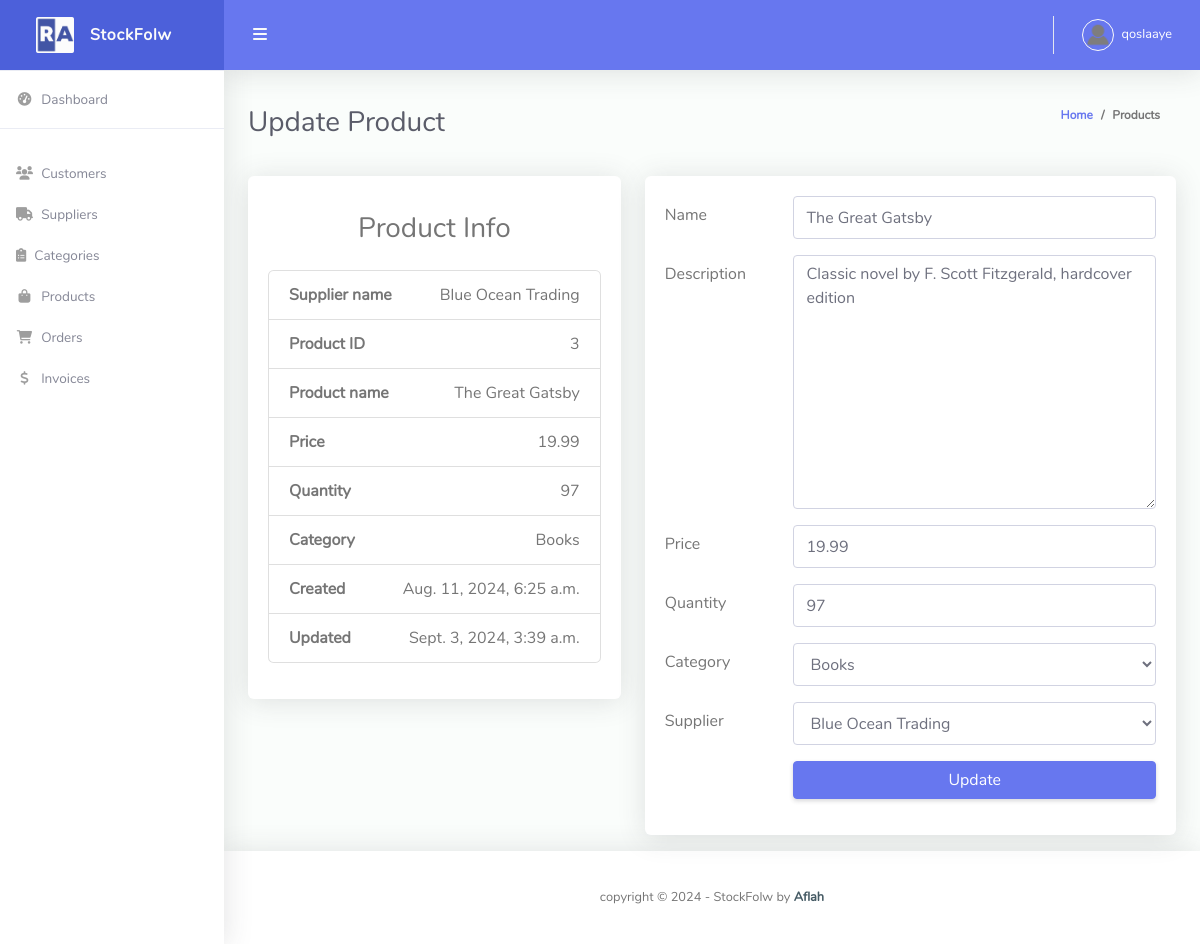
Before: /product/3/ (signed in) with the older database file.
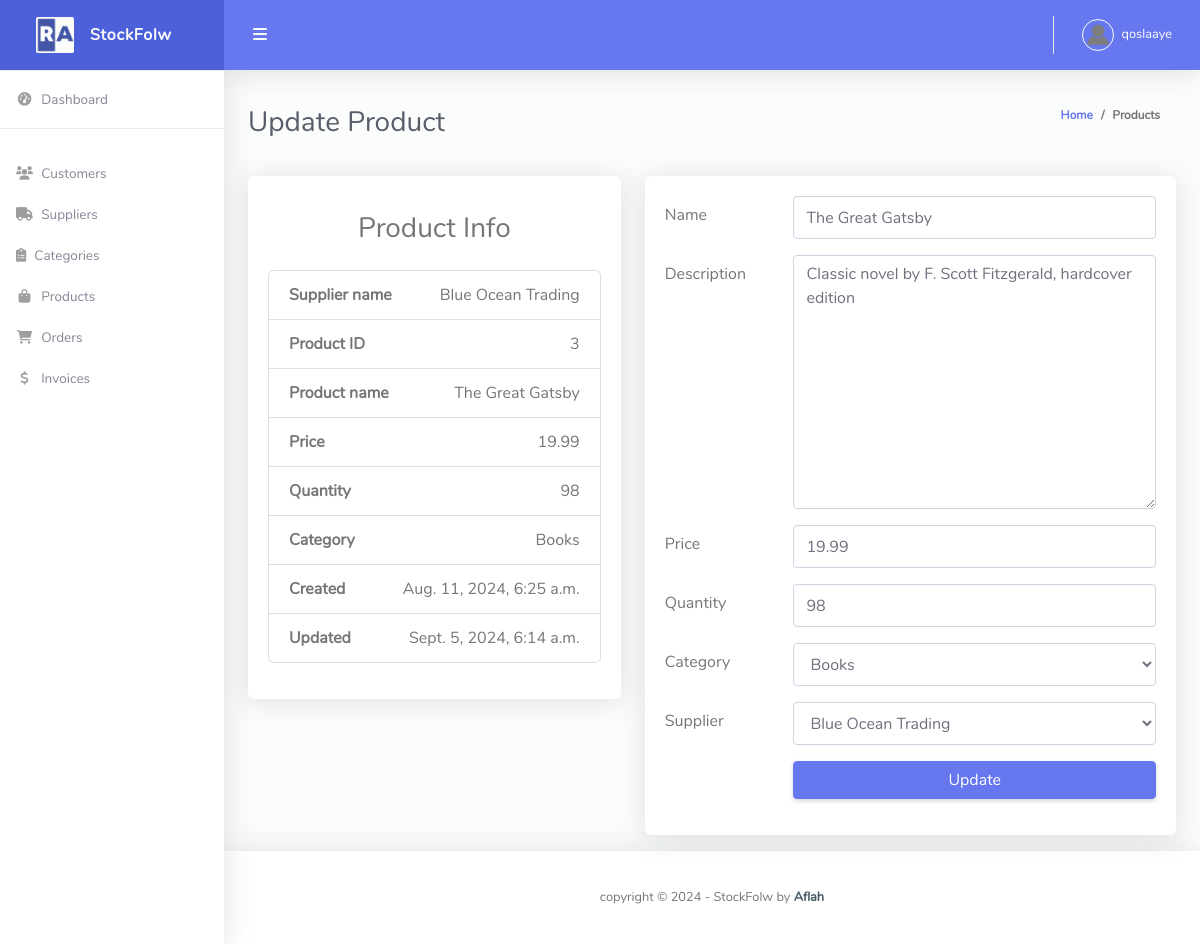
After: the same page with the newer database file.
### stockflow/models.py (models this page shows, shortened)
class Product(models.Model):
    name = models.CharField(max_length=200)
    description = models.TextField(blank=True, null=True)
    price = models.DecimalField(max_digits=10, decimal_places=2)
    quantity = models.PositiveIntegerField(default=0)
    category = models.ForeignKey(Category, on_delete=models.CASCADE)
    supplier = models.ForeignKey(Supplier, on_delete=models.CASCADE)
    created_at = models.DateTimeField(auto_now_add=True)
    updated_at = models.DateTimeField(auto_now=True)

class Supplier(models.Model):
    name = models.CharField(max_length=200)
    contact = models.CharField(max_length=200, blank=True, null=True)
    email = models.EmailField(unique=True)
    phone = models.CharField(
        max_length=30,
        blank=True,
        null=True,
        validators=[
            RegexValidator(
                regex='^[0-9+\-]+$',  # Allows digits, plus, and minus symbols
                message='Phone number must be numeric and can include +, - symbols',
                code='invalid_phone_number'
            ),
        ]
    )
    address = models.TextField(blank=True, null=True)
    created_at = models.DateTimeField(auto_now_add=True)
    updated_at = models.DateTimeField(auto_now=True)
    def __str__(self):
        return self.name

class Category(models.Model):
    name = models.CharField(max_length=200)
    description = models.TextField(blank=True, null=True)
    created_at = models.DateTimeField(auto_now_add=True)
    def __str__(self):
        return self.name
    class Meta:
        verbose_name_plural = "Categories"

### stockflow/views.py (the view, shortened to what this page needs)
# urls.py: path('product/<str:pk>/', views.updateProduct, name='update_product'),
@login_required(login_url='login')
def updateProduct(request, pk):
    try:
        product = Product.objects.get(id=pk)
    except Product.DoesNotExist:
        messages.error(request, 'Product does not exist.')
        return redirect('product')
    form = ProductForm(instance=product)
    context = {'form': form, 'product': product}
    return render(request, 'edit_product.html', context)

### stockflow/forms.py
class ProductForm(forms.ModelForm):
    class Meta:
        model = Product
        fields = ['name', 'description', 'price', 'quantity', 'category', 'supplier']
        widgets = {
            'name': forms.TextInput(attrs={'class': 'form-control', 'placeholder': 'Product Name', 'required': True}),
            'description': forms.Textarea(attrs={'class': 'form-control', 'placeholder': 'Description', 'required': True}),
            'price': forms.NumberInput(attrs={'class': 'form-control', 'placeholder': 'Price', 'required': True}),
            'quantity': forms.NumberInput(attrs={'class': 'form-control', 'placeholder': 'Quantity', 'required': True}),
            'category': forms.Select(attrs={'class': 'form-control', 'placeholder': 'Category', 'required': True}),
            'supplier': forms.Select(attrs={'class': 'form-control', 'placeholder': 'Supplier', 'required': True}),
        }

### templates/edit_product.html (shortened to what the changed rows need)
{% extends 'base.html' %}
{% block content %}
<div class="container-fluid" id="container-wrapper">
    <div class="d-sm-flex align-items-center justify-content-between mb-4">
        <h1 class="h3 mb-0 text-gray-800">Update Product</h1>
    </div>
    <div class="row mb-3">
        <div class="col-md-5">
            <div class="card card-primary card-outline">
                <div class="card-body">
                    <ul class="list-group list-group-unbordered mt-4 mb-3">
                        <li class="list-group-item">
                            <b>Supplier name</b> <a class="float-right">{{product.supplier}}</a>
                        </li>
                        <li class="list-group-item">
                            <b>Product ID</b> <a class="float-right">{{product.id}}</a>
                        </li>
                        <li class="list-group-item">
                            <b>Product name</b> <a class="float-right">{{product.name}}</a>
                        </li>
                        <li class="list-group-item">
                            <b>Price</b> <a class="float-right">{{product.price}}</a>
                        </li>
                        <li class="list-group-item">
                            <b>Quantity</b> <a class="float-right">{{product.quantity}}</a>
                        </li>
                        <li class="list-group-item">
                            <b>Category</b> <a class="float-right">{{product.category}}</a>
                        </li>
                        <li class="list-group-item">
                            <b>Created</b> <a class="float-right">{{product.created_at}}</a>
                        </li>
                        <li class="list-group-item">
                            <b>Updated</b> <a class="float-right">{{product.updated_at}}</a>
                        </li>
                    </ul>
                </div>
            </div>
        </div>
        <div class="col-md-7">
            <div class="card">
                <div class="card-body">
                    <div class="tab-content">
                        <div class="">
                            <form method="post">
                                <div class="form-group row">
                                    <div class="col-sm-9">
                                        {{ form.name}}
                                    </div>
                                </div>
                                <div class="form-group row">
                                    <div class="col-sm-9">
                                        {{ form.description }}
                                    </div>
                                </div>
                                <div class="form-group row">
                                    <div class="col-sm-9">
                                        {{ form.price }}
                                    </div>
                                </div>
                                <div class="form-group row">
                                    <div class="col-sm-9">
                                        {{ form.quantity }}
                                    </div>
                                </div>
                                <div class="form-group row">
                                    <div class="col-sm-9">
                                        {{ form.category }}
                                    </div>
                                </div>
                                <div class="form-group row">
                                    <div class="col-sm-9">
                                        {{ form.supplier }}
                                    </div>
                                </div>
                            </form>
                        </div>
                    </div>
                </div>
            </div>
        </div>
    </div>
</div>
{% endblock %}

Changed rows visible on the page:
changed Product "The Great Gatsby": quantity "97" → "98"; updated_at "Sept. 3, 2024, 3:39 a.m." → "Sept. 5, 2024, 6:14 a.m."
